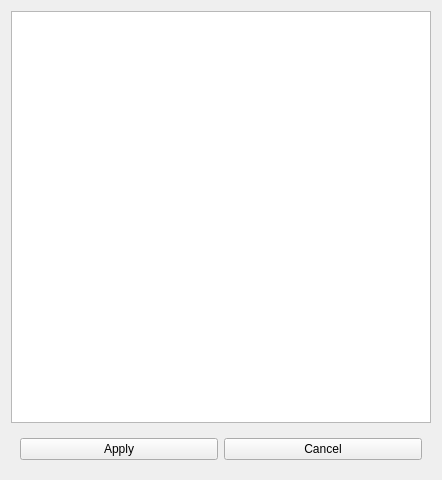
<?xml version="1.0" encoding="UTF-8"?>
<ui version="4.0">
 <class>Form</class>
 <widget class="QWidget" name="Form">
  <property name="geometry">
   <rect>
    <x>0</x>
    <y>0</y>
    <width>442</width>
    <height>480</height>
   </rect>
  </property>
  <property name="windowTitle">
   <string>Elchemi Config</string>
  </property>
  <layout class="QVBoxLayout" name="verticalLayout">
   <item>
    <widget class="QPlainTextEdit" name="text"/>
   </item>
   <item>
    <widget class="QWidget" name="widget" native="true">
     <layout class="QHBoxLayout" name="horizontalLayout">
      <item>
       <widget class="QPushButton" name="button_apply">
        <property name="text">
         <string>Apply</string>
        </property>
       </widget>
      </item>
      <item>
       <widget class="QPushButton" name="button_cancel">
        <property name="text">
         <string>Cancel</string>
        </property>
       </widget>
      </item>
     </layout>
    </widget>
   </item>
  </layout>
 </widget>
 <resources/>
 <connections/>
</ui>
